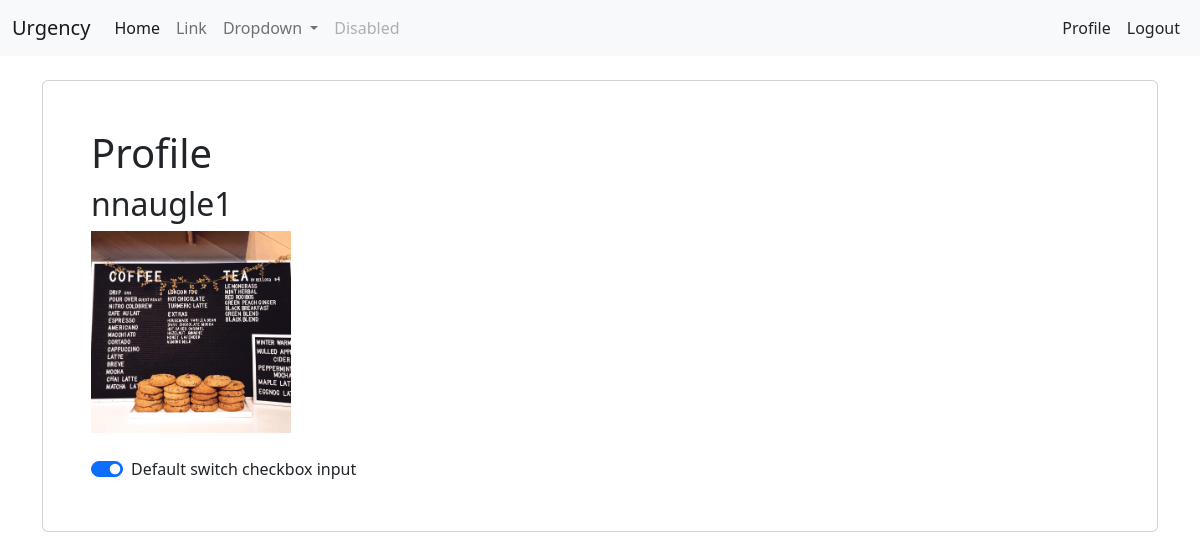
/accounts/profile/ (signed in), run on the app's committed database.
### users/models.py (models this page shows, shortened)
class Profile(models.Model):
    user = models.OneToOneField(User, on_delete=models.CASCADE)
    img = models.ImageField(default='default.jpg', upload_to="profile_pics")
    random_colors = models.BooleanField(default=True)

### users/views.py (the view)
# urls.py: path('profile/', profile, name="profile")
def profile(request):
    profile = Profile.objects.get(user=request.user)
    context = {
        "profile": profile
    }
    return render(request, "users/profile.html", context)

### base/templates/users/profile.html
{% extends "base/base.html" %}
{% load crispy_forms_tags %}
{% block content %}
<div class="card p-5">
    <h1>Profile</h1>
    <h2>{{ profile.user.username }}</h2>
    <img src="{{ profile.img.url }}" alt="{{ profile.user.username }}'s profile picture" style="width: 200px;">
    <form method="POST" class="mt-4">
        <div class="form-check form-switch">
            <input class="form-check-input" type="checkbox" role="switch" id="flexSwitchCheckDefault" {%if profile.random_colors %} checked {% endif %}>
            <label class="form-check-label" for="flexSwitchCheckDefault">Default switch checkbox input</label>
          </div>
    </form>
</div>
{% endblock content %}

### data on the page
Profile: user.username "nnaugle1", img (picture), random_colors "☑"
